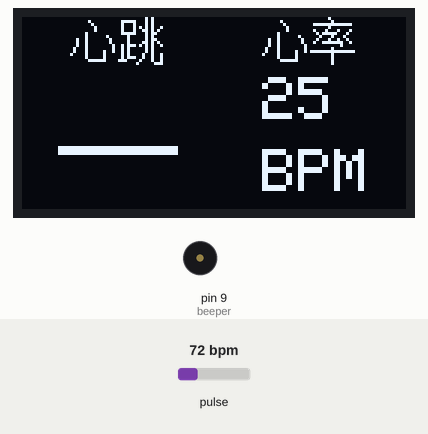
This sketch was run on a simulated Arduino Uno, built with avr-gcc and run on an emulated ATmega328P. Parts: 128×64 one-colour display, buzzer (waves = sounding, pin HIGH). The inputs (shaded band) are chosen by the test bench; at power-on: pulse 72 bpm. The display library's start-up logo is not drawn.

Above: at 2.2 s.
2.3 s: pulse set to 42 bpm
At 3.8 s:
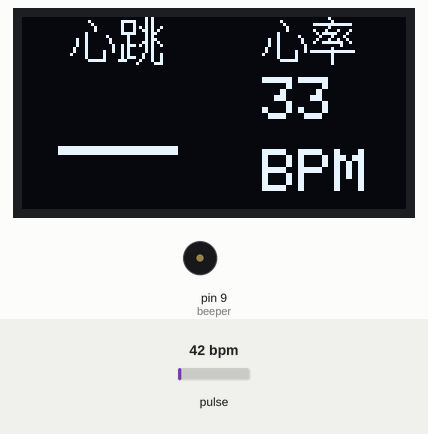
5.3 s: pulse set to 70 bpm
At 6.3 s:
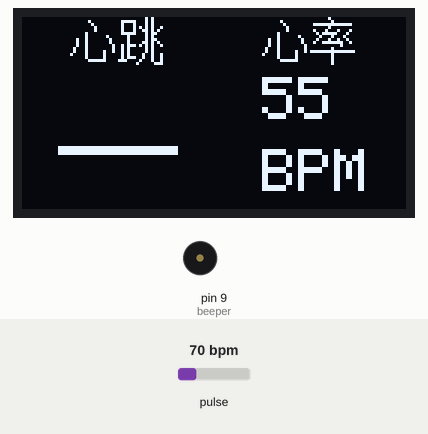
7.1 s: pulse set to 130 bpm
At 7.4 s:
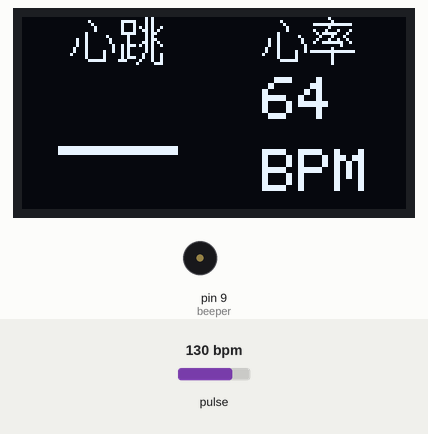
Timing chart, 0 to 14.6 s (numbered marks = the images above; inputs shaded):
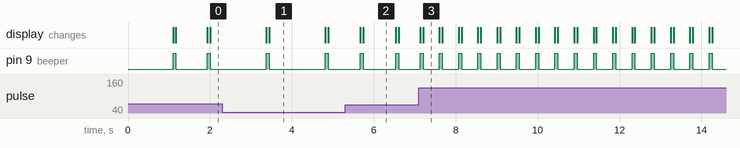

The sketch:

HeartRateDisplay_ver1.3.ino
```cpp
#include <Adafruit_GFX.h>        //OLED libraries
#include <Adafruit_SSD1306.h>
#include <Wire.h>
#include "MAX30105.h"           //MAX3010x library
#include "heartRate.h"          //Heart rate calculating algorithm

MAX30105 particleSensor;

const byte RATE_SIZE = 5; //Increase this for more averaging. 4 is good.
byte rates[RATE_SIZE]; //Array of heart rates
byte rateSpot = 0;
long lastBeat = 0; //Time at which the last beat occurred
float beatsPerMinute;
int beatAvg;
bool beatSensed = false;


#define SCREEN_WIDTH 128 // OLED display width, in pixels
#define SCREEN_HEIGHT 64 // OLED display height, in pixels
#define OLED_RESET    -1 // Reset pin # (or -1 if sharing Arduino reset pin)
#define beeper 9

Adafruit_SSD1306 display(OLED_RESET); //Declaring the display name (display)

static const unsigned char PROGMEM noboom[] =
{ 0x00, 0x00, 0x00, 0x00, 0x00, 0x00, 0x00, 0x00, 0x00, 0x00, 0x00, 0x00, 0x00, 0x00, 0x00, 0x00,
  0x00, 0x00, 0x00, 0x00, 0x00, 0x00, 0x00, 0x00, 0x00, 0x00, 0x00, 0x00, 0x00, 0x00, 0x00, 0x00,
  0x00, 0x00, 0x00, 0x00, 0x00, 0x00, 0x00, 0x00, 0x00, 0x00, 0x00, 0x00, 0x00, 0x00, 0x00, 0x00,
  0x00, 0x00, 0x00, 0x00, 0x00, 0x00, 0x00, 0x00, 0x00, 0x00, 0x00, 0x00, 0x00, 0x00, 0x00, 0x00,
  0x00, 0x00, 0x00, 0x00, 0x00, 0x00, 0x00, 0x00, 0x00, 0x00, 0x00, 0x00, 0x00, 0x00, 0x00, 0x00,
  0x00, 0x00, 0x00, 0x00, 0x00, 0x00, 0x00, 0x00, 0x00, 0x00, 0x00, 0x00, 0x00, 0x00, 0x00, 0x00,
  0x00, 0x00, 0x00, 0x00, 0x00, 0x00, 0x00, 0x00, 0x00, 0x00, 0x00, 0x00, 0x00, 0x00, 0x00, 0x00,
  0x00, 0x00, 0x00, 0xFF, 0xFF, 0xFF, 0xFF, 0xFF, 0xFF, 0xFF, 0xFF, 0xFF, 0xFF, 0xFF, 0xFF, 0xFF,
  0xFF, 0xFF, 0x00, 0x00, 0x00, 0x00, 0x00, 0x00, 0x00, 0x00, 0x00, 0x00, 0x00, 0x00, 0x00, 0x00,
  0x00, 0x00, 0x00, 0x00, 0x00, 0x00, 0x00, 0x00, 0x00, 0x00, 0x00, 0x00, 0x00, 0x00, 0x00, 0x00,
  0x00, 0x00, 0x00, 0x00, 0x00, 0x00, 0x00, 0x00, 0x00, 0x00, 0x00, 0x00, 0x00, 0x00, 0x00, 0x00,
  0x00, 0x00, 0x00, 0x00, 0x00, 0x00, 0x00, 0x00, 0x00, 0x00, 0x00, 0x00, 0x00, 0x00, 0x00, 0x00,
  0x00, 0x00, 0x00, 0x00, 0x00, 0x00, 0x00, 0x00,
};

static const unsigned char PROGMEM boom[] =
{ 0x00, 0x00, 0x70, 0x00, 0x00, 0x00, 0x00, 0x70, 0x00, 0x00, 0x00, 0x00, 0x70, 0x00, 0x00, 0x00,
  0x00, 0x70, 0x00, 0x00, 0x00, 0x00, 0xF0, 0x00, 0x00, 0x00, 0x00, 0xF0, 0x00, 0x00, 0x00, 0x00,
  0xF8, 0x00, 0x00, 0x00, 0x00, 0xF8, 0x00, 0x00, 0x00, 0x00, 0xF8, 0x00, 0x00, 0x00, 0x00, 0xF8,
  0x01, 0xC0, 0x00, 0x01, 0xD8, 0x01, 0xC0, 0x07, 0x01, 0xDC, 0x01, 0xE0, 0x07, 0x01, 0xDC, 0x01,
  0xE0, 0x07, 0x81, 0xDC, 0x03, 0xE0, 0x07, 0x81, 0xCC, 0x03, 0xE0, 0x07, 0x81, 0xCC, 0x03, 0xE0,
  0x0F, 0x81, 0xCE, 0x03, 0xE0, 0x0F, 0x81, 0x8E, 0x03, 0xE0, 0x0F, 0xC1, 0x8E, 0x03, 0xF0, 0x0D,
  0xC3, 0x8E, 0x03, 0x70, 0x1D, 0xC3, 0x8E, 0x03, 0x30, 0x19, 0xC3, 0x8F, 0x07, 0x38, 0x19, 0xC3,
  0x0F, 0x07, 0x3F, 0xF8, 0xFF, 0x07, 0x7F, 0x1F, 0xF8, 0xFF, 0x07, 0x7E, 0x1F, 0x00, 0x00, 0x07,
  0x60, 0x00, 0x00, 0x00, 0x07, 0x60, 0x00, 0x00, 0x00, 0x07, 0x60, 0x00, 0x00, 0x00, 0x07, 0x60,
  0x00, 0x00, 0x00, 0x03, 0x60, 0x00, 0x00, 0x00, 0x03, 0xE0, 0x00, 0x00, 0x00, 0x03, 0xE0, 0x00,
  0x00, 0x00, 0x03, 0xE0, 0x00, 0x00, 0x00, 0x03, 0xE0, 0x00, 0x00, 0x00, 0x01, 0xC0, 0x00, 0x00,
  0x00, 0x01, 0xC0, 0x00, 0x00, 0x00, 0x01, 0xC0, 0x00, 0x00, 0x00, 0x01, 0xC0, 0x00, 0x00, 0x00,
  0x01, 0xC0, 0x00, 0x00, 0x00, 0x00, 0xC0, 0x00,
};

static const unsigned char PROGMEM str_1[] =
{
  0x00, 0x40, 0x40, 0x40, 0x27, 0xFC, 0x20, 0x40, 0x03, 0xF8, 0x00, 0x40, 0xE7, 0xFE, 0x20, 0x00,
  0x23, 0xF8, 0x22, 0x08, 0x23, 0xF8, 0x22, 0x08, 0x2B, 0xF8, 0x32, 0x08, 0x22, 0x28, 0x02, 0x10,
};//请

static const unsigned char PROGMEM str_2[] =
{
  0x20, 0x40, 0x10, 0x40, 0x00, 0x40, 0xFE, 0x80, 0x20, 0xFE, 0x21, 0x08, 0x3E, 0x88, 0x24, 0x88,
  0x24, 0x88, 0x24, 0x50, 0x24, 0x50, 0x24, 0x20, 0x44, 0x50, 0x54, 0x88, 0x89, 0x04, 0x02, 0x02,
};//放

static const unsigned char PROGMEM str_3[] =
{
  0x7F, 0xFC, 0x44, 0x44, 0x7F, 0xFC, 0x01, 0x00, 0x7F, 0xFC, 0x01, 0x00, 0x1F, 0xF0, 0x10, 0x10,
  0x1F, 0xF0, 0x10, 0x10, 0x1F, 0xF0, 0x10, 0x10, 0x1F, 0xF0, 0x10, 0x10, 0xFF, 0xFE, 0x00, 0x00,
};//置

static const unsigned char PROGMEM str_4[] =
{
  0x01, 0x00, 0x02, 0x80, 0x04, 0x40, 0x0A, 0x20, 0x31, 0x18, 0xDF, 0xF6, 0x10, 0x10, 0x1F, 0xF0,
  0x10, 0x10, 0x1F, 0xF0, 0x10, 0x08, 0x11, 0x90, 0x10, 0x60, 0x12, 0x10, 0x14, 0x08, 0x18, 0x04,
};//食

static const unsigned char PROGMEM str_5[] =
{
  0x11, 0x00, 0x11, 0x04, 0x11, 0x38, 0x11, 0xC0, 0xFD, 0x02, 0x11, 0x02, 0x10, 0xFE, 0x14, 0x00,
  0x19, 0xFC, 0x31, 0x04, 0xD1, 0x04, 0x11, 0xFC, 0x11, 0x04, 0x11, 0x04, 0x51, 0xFC, 0x21, 0x04,
};//指

static const unsigned char PROGMEM str_6[] =
{
  0x00, 0x00, 0x02, 0x00, 0x01, 0x00, 0x00, 0x80, 0x00, 0x80, 0x04, 0x00, 0x04, 0x08, 0x24, 0x04,
  0x24, 0x04, 0x24, 0x02, 0x44, 0x02, 0x44, 0x12, 0x84, 0x10, 0x04, 0x10, 0x03, 0xF0, 0x00, 0x00,
};//心

static const unsigned char PROGMEM str_7[] =
{
  0x02, 0x00, 0x01, 0x00, 0x7F, 0xFC, 0x02, 0x00, 0x44, 0x44, 0x2F, 0x88, 0x11, 0x10, 0x22, 0x48,
  0x4F, 0xE4, 0x00, 0x20, 0x01, 0x00, 0xFF, 0xFE, 0x01, 0x00, 0x01, 0x00, 0x01, 0x00, 0x01, 0x00,
};//率

static const unsigned char PROGMEM str_8[] =
{
  0x10, 0x40, 0x10, 0x40, 0x10, 0xA0, 0x10, 0xA0, 0xFD, 0x10, 0x12, 0x08, 0x35, 0xF6, 0x38, 0x00,
  0x54, 0x88, 0x50, 0x48, 0x92, 0x48, 0x11, 0x50, 0x11, 0x10, 0x10, 0x20, 0x17, 0xFE, 0x10, 0x00,
};//检

static const unsigned char PROGMEM str_9[] =
{
  0x00, 0x04, 0x27, 0xC4, 0x14, 0x44, 0x14, 0x54, 0x85, 0x54, 0x45, 0x54, 0x45, 0x54, 0x15, 0x54,
  0x15, 0x54, 0x25, 0x54, 0xE5, 0x54, 0x21, 0x04, 0x22, 0x84, 0x22, 0x44, 0x24, 0x14, 0x08, 0x08,
};//测

static const unsigned char PROGMEM str_10[] =
{
  0x00, 0x00, 0x1F, 0xF0, 0x10, 0x10, 0x1F, 0xF0, 0x10, 0x10, 0xFF, 0xFE, 0x00, 0x00, 0x1F, 0xF0,
  0x11, 0x10, 0x1F, 0xF0, 0x11, 0x10, 0x1F, 0xF0, 0x01, 0x00, 0x1F, 0xF0, 0x01, 0x00, 0x7F, 0xFC,
};//量

static const unsigned char PROGMEM str_11[] =
{
  0x01, 0x00, 0x01, 0x00, 0x01, 0x00, 0x01, 0x00, 0x3F, 0xF8, 0x21, 0x08, 0x21, 0x08, 0x21, 0x08,
  0x21, 0x08, 0x21, 0x08, 0x3F, 0xF8, 0x21, 0x08, 0x01, 0x00, 0x01, 0x00, 0x01, 0x00, 0x01, 0x00,
};//中

static const unsigned char PROGMEM str_12[] =
{
  0x00, 0x50, 0x7C, 0x50, 0x44, 0x50, 0x45, 0x52, 0x44, 0xD4, 0x7C, 0x58, 0x10, 0x50, 0x10, 0x58,
  0x10, 0xD4, 0x5D, 0x52, 0x50, 0x50, 0x50, 0x50, 0x50, 0x92, 0x5C, 0x92, 0xE1, 0x12, 0x02, 0x0E,
};//跳


void setup() {
  display.begin(SSD1306_SWITCHCAPVCC, 0x3C); //Start the OLED display
  display.display();
  delay(1000);
  // Initialize sensor
  particleSensor.begin(Wire, I2C_SPEED_FAST); //Use default I2C port, 400kHz speed
  particleSensor.setup(); //Configure sensor with default settings
  particleSensor.setPulseAmplitudeRed(0x0A); //Turn Red LED to low to indicate sensor is running
  pinMode(beeper, OUTPUT);
}

void loop() {
  long irValue = particleSensor.getIR();    //Reading the IR value it will permit us to know if there's a finger on the sensor or not

  if (checkForBeat(irValue) == true)                        //If a heart beat is detected
  {
    beatSensed = true;

    long delta = millis() - lastBeat;                   //Measure duration between two beats
    lastBeat = millis();

    beatsPerMinute = 60 / (delta / 1000.0);           //Calculating the BPM

    if (beatsPerMinute < 255 && beatsPerMinute > 20)               //To calculate the average we strore some values (4) then do some math to calculate the average
    {
      rates[rateSpot++] = (byte)beatsPerMinute; //Store this reading in the array
      rateSpot %= RATE_SIZE; //Wrap variable

      //Take average of readings
      beatAvg = 0;
      for (byte x = 0 ; x < RATE_SIZE ; x++)
        beatAvg += rates[x];
      beatAvg /= RATE_SIZE;
    }
  }

  if (irValue < 50000) {      //If no finger is detected it inform the user and put the average BPM to 0 or it will be stored for the next measure
    displayNoFinger();
  }

  if (beatSensed) {
    displayBeat();
    digitalWrite(beeper, HIGH);

    if ((millis() - lastBeat) > 50) {
      displayNoBeat();
      digitalWrite(beeper, LOW);
      beatSensed = false;
    }
  }
}

void displayBeat() {
  display.clearDisplay();                                 //Clear the display
  display.drawBitmap(16, 0, str_6, 16, 16, 1);
  display.drawBitmap(32, 0, str_12, 16, 16, 1);
  display.drawBitmap(80, 0, str_6, 16, 16, 1);
  display.drawBitmap(96, 0, str_7, 16, 16, 1);
  display.drawBitmap(12, 20, boom, 40, 40, WHITE);    //Draw the second picture (bigger heart)
  display.setTextSize(2);                                //And still displays the average BPM
  display.setTextColor(WHITE);
  display.setCursor(80, 20);
  display.println(beatAvg);
  display.setCursor(80, 44);
  display.println("BPM");
  display.display();
}

void displayNoBeat() {
  display.clearDisplay();                                 //Clear the display
  display.drawBitmap(16, 0, str_6, 16, 16, 1);
  display.drawBitmap(32, 0, str_12, 16, 16, 1);
  display.drawBitmap(80, 0, str_6, 16, 16, 1);
  display.drawBitmap(96, 0, str_7, 16, 16, 1);
  display.drawBitmap(12, 20, noboom, 40, 40, WHITE);    //Draw the second picture (bigger heart)
  display.setTextSize(2);                                //And still displays the average BPM
  display.setTextColor(WHITE);
  display.setCursor(80, 20);
  display.println(beatAvg);
  display.setCursor(80, 44);
  display.println("BPM");
  display.display();
}

void displayNoFinger() {
  display.clearDisplay();
  display.drawBitmap(32, 0, str_6, 16, 16, 1);
  display.drawBitmap(48, 0, str_7, 16, 16, 1);
  display.drawBitmap(64, 0, str_8, 16, 16, 1);
  display.drawBitmap(80, 0, str_9, 16, 16, 1);

  display.drawBitmap(24, 24, str_1, 16, 16, 1);
  display.drawBitmap(40, 24, str_2, 16, 16, 1);
  display.drawBitmap(56, 24, str_3, 16, 16, 1);
  display.drawBitmap(72, 24, str_4, 16, 16, 1);
  display.drawBitmap(88, 24, str_5, 16, 16, 1);
  display.display();
}
```

Measured:
- after the input at 2.3 s, pin 9 (beeper): alternates HIGH for 0.07 s and LOW for 1.4 s, starting after 1.1 s
- after the input at 7.1 s, pin 9 (beeper): alternates HIGH for 0.07 s and LOW for 0.40 s, starting at once
- by itself, pin 9 (beeper): alternates HIGH for 0.07 s and LOW for 0.77 s
- what the display in image 1 shows lasts 1.4 s, from 3.4 s to 4.8 s
- what the display in image 2 shows lasts 0.8 s, from 5.7 s to 6.5 s
